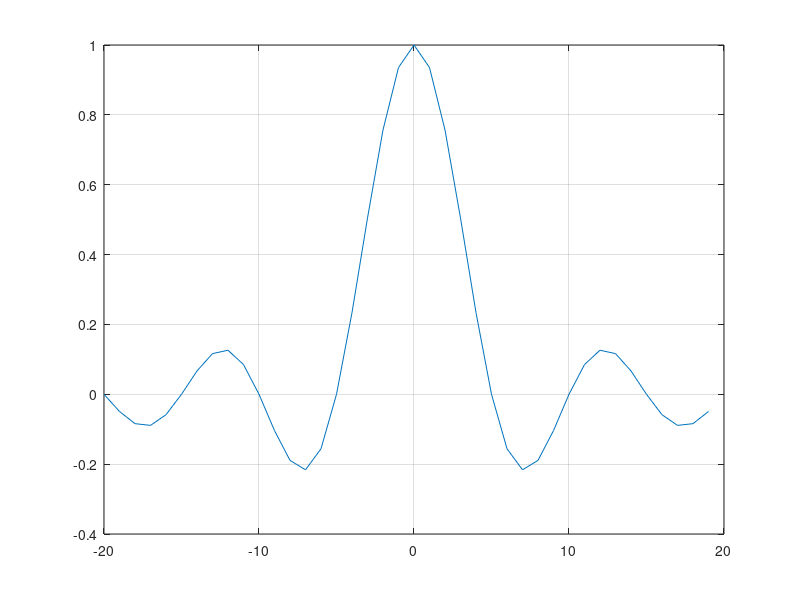
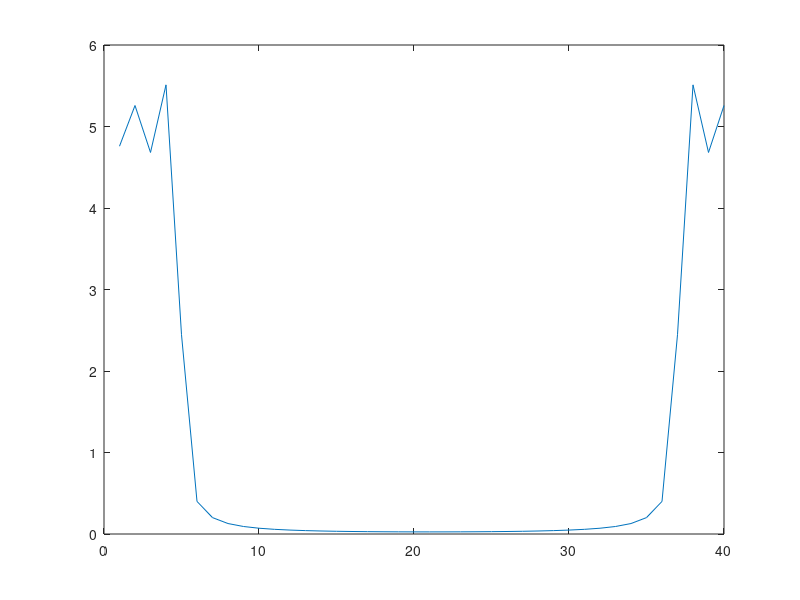
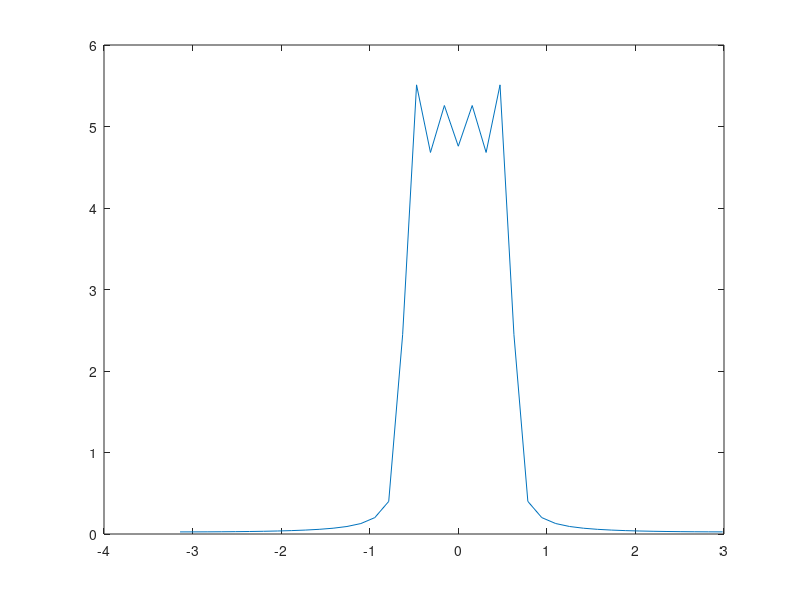

Write the MATLAB code that produced these figures, in order.
%
% homework help
%
% Lab 4, question 4b)
%
%
clc; clear; close all;

% create the impulse response
n_range = -20:19;
h_4b = sinc(0.2*n_range);
figure; plot(n_range, h_4b); grid;

% obtain H(e^jw)
H_4b = fft(h_4b);
size(H_4b); % confirm that H_4b has the correct number of points (40)
figure; plot(abs(H_4b));

% get symmetric plot about 0
H_4b_symm = [H_4b(21:40) H_4b(1:20)];
wrange = (pi/20)*n_range;
figure; plot(wrange,abs(H_4b_symm));
